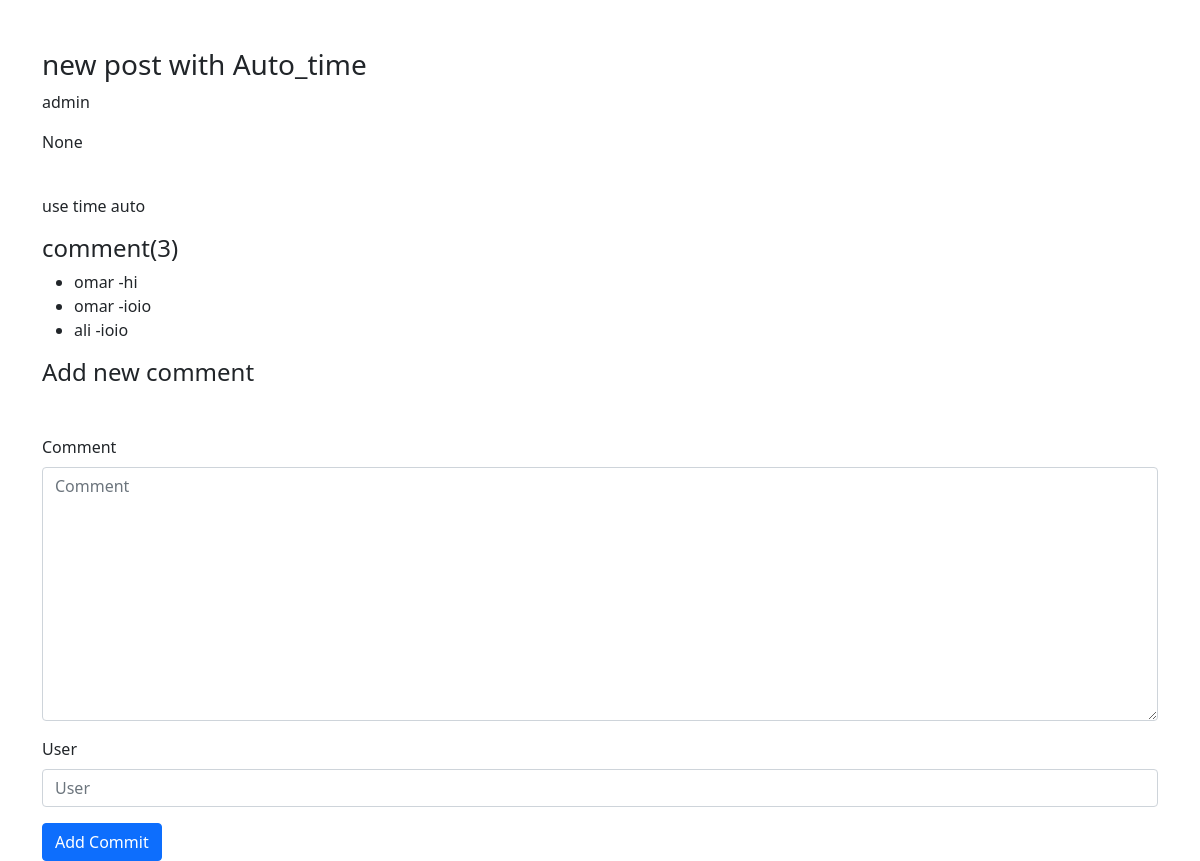
Page /posts/3 on the committed database.
### posts/models.py (models this page shows, shortened)
class Post(models.Model):
    author = models.ForeignKey(User,related_name='post_author',on_delete=models.CASCADE)
    title = models.CharField(max_length=100)
    content = models.TextField(max_length=20000)
    draft = models.BooleanField(default=True)
    publish_date = models.DateTimeField(default=timezone.now)
    tags = TaggableManager()
    image = models.ImageField(upload_to='post',null=True,blank=True)
    category =models.ForeignKey(Category,related_name='post_category',on_delete=models.SET_NULL,null=True)
    def __str__(self):
        return self.title

class Comment(models.Model):
    post=models.ForeignKey(Post,related_name='comment_post',on_delete=models.CASCADE)
    user=models.CharField(max_length=50)
    comment=models.TextField(max_length=300)
    created_at = models.DateTimeField(default=timezone.now)

### posts/views.py (the view)
# urls.py: path('posts/<int:pk>',post_detail),
def post_detail(request,pk):
    data = Post.objects.get(id=pk)
    comments=Comment.objects.filter(post=data)
    if request.method == 'POST':
        form = CommentForm(request.POST)
        if form.is_valid():
            myform = form.save(commit=False)
            myform.post = data
            myform.save()
    else:
        form = CommentForm()
    context = {
        'post' : data,
        'comments':comments,
        'form' : form
    }
    return render (request , 'posts/post_detail.html',context)

### posts/forms.py
class CommentForm(forms.ModelForm):
    class Meta:
       model = Comment
       fields = ['comment','user']

### posts/templates/posts/post_detail.html (shortened to what this page needs)
{% load django_bootstrap5 %}
<!doctype html>
<html lang="en">
  <head>
    <link href="https://cdn.jsdelivr.net/npm/bootstrap@5.0.2/dist/css/bootstrap.min.css" rel="stylesheet">
  </head>
  <body>
    <div class = "container mt-5">
        <div>
                <h3>{{post}}</h3>
            <P>{{post.author}}</P>
            <P>{{post.category}}</P>
            <P>{{post.content|safe}}</P>
        </div>
        <div>
            <h4>comment({{comments|length}})</h4>
            <ul>{% for comment in comments %}
            <li>{{comment.user}} -{{comment.comment}}</li>
            {%empty%}
            <li>there are no comments</li>
            {% endfor %}
            </ul>
            <h4>Add new comment</h4>
            <form method="post" class="mt-5">
              {% bootstrap_form form %}
              {% bootstrap_button button_type="submit" content="Add Commit" %}
            </form>
        </div>
    </div>
  </body>
</html>

### rows in the picture
Post: title "new post with Auto_time", author "admin", category "None", content "use time auto"
Comment: user "omar", comment "hi"
Comment: user "omar", comment "ioio"
Comment: user "ali", comment "ioio"

### other values in the picture
{{ comments|length }} "3"
